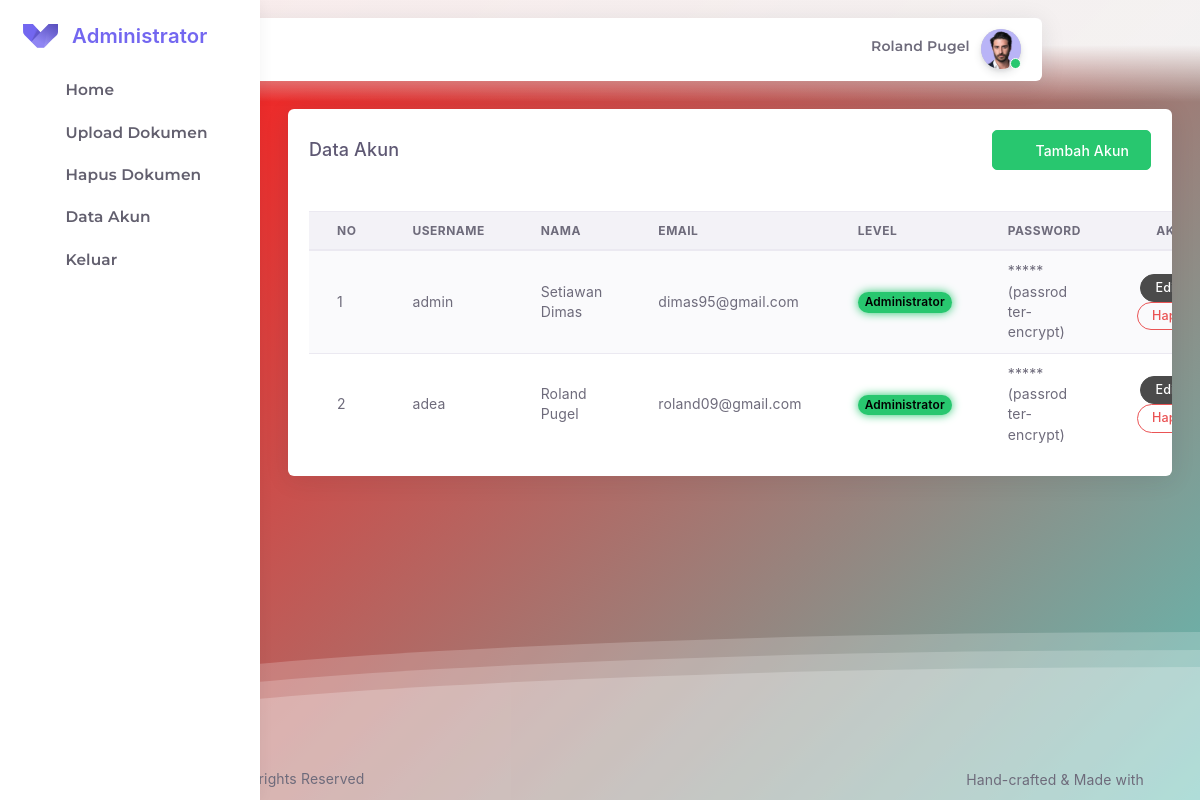
The app's page /admin/akun.php (signed in) with its own data.
### tables this page shows
CREATE TABLE `users` (
  `id_user` int(11) NOT NULL,
  `username` varchar(30) NOT NULL,
  `nama` varchar(50) DEFAULT NULL,
  `email` varchar(30) DEFAULT NULL,
  `level` int(11) DEFAULT NULL,
  `password` varchar(200) DEFAULT NULL
);

### admin/akun.php (the view, shortened to what this page needs)
<?php include 'layout/header.php';?>
<body class="vertical-layout vertical-menu-modern  navbar-floating footer-static  " data-open="click"
  data-menu="vertical-menu-modern" data-col="">
  <div class="wave"></div>
  <div class="wave"></div>
  <div class="wave"></div>
  <?php include 'layout/nav.php'?>
  <?php include 'layout/menu.php'?>
  <div class="app-content content ">
    <div class="content-wrapper container-xxl p-0">
      <div class="content-body">
        <section class="app-user-list">
          <div class="card">
            <div class="card-header">
              <h4 class="card-title">Data Akun</h4>
              <a href="akun-tambah.php" type="button" class="btn btn-success">
                <i data-feather="user-plus" class="mr-25"></i>
                <span>Tambah Akun</span>
              </a>
            </div>
            <div class="card-body table-responsive">
              <table id="dataTables" class="table table-striped">
                <thead>
                  <tr>
                    <th>No</th>
                    <th>Username</th>
                    <th>Nama</th>
                    <th>Email</th>
                    <th>Level</th>
                    <th>Password</th>
                    <th style="text-align:center ;">Aksi</th>
                  </tr>
                </thead>
                <tbody>
                  <?php
                    include "../koneksi.php";
                    $no = 1;
                    $data = mysqli_query($kon, "SELECT id_user,username,nama,email,level,password
                                                  FROM users ORDER BY id_user ASC");
                    while($hasil = mysqli_fetch_array($data)){
                  ?>
                  <tr>
                    <td>
                      <?php echo $no++; ?>
                    </td>
                    <td><?php echo $hasil ['username'];?></td>
                    <td><?php echo $hasil ['nama'];?></td>
                    <td><?php echo $hasil ['email'];?></td>
                    <td>
                      <?php
                      if ($hasil ['level']==1) {
                       echo ' <div class="badge badge-pill badge-glow badge-success" style="color:black">Administrator
                              </div>';
                      }elseif ($hasil ['level']==2) {
                        echo ' <div class="badge badge-pill badge-glow badge-success" style="color:black">Rektor
                              </div>';
                      }elseif ($hasil ['level']==3) {
                        echo ' <div class="badge badge-pill badge-glow badge-success" style="color:black">Wakil Rektor
                        </div>';
                      }elseif ($hasil ['level']==4) {
                        echo ' <div class="badge badge-pill badge-glow badge-success" style="color:black">Dekan
                        </div>';
                      }elseif ($hasil ['level']==5) {
                        echo ' <div class="badge badge-pill badge-glow badge-success" style="color:black">Kaprodi
                        </div>';
                      }elseif ($hasil ['level']==6) {
                        echo ' <div class="badge badge-pill badge-glow badge-success" style="color:black">LPM
                        </div>';
                      }elseif ($hasil ['level']==7) {
                        echo ' <div class="badge badge-pill badge-glow badge-success" style="color:black">BAU
                        </div>';
                      }elseif ($hasil ['level']==8) {
                        echo ' <div class="badge badge-pill badge-glow badge-success" style="color:black">BAAK
                        </div>';
                      }elseif ($hasil ['level']==9) {
                        echo ' <div class="badge badge-pill badge-glow badge-success" style="color:black">LP2M
                        </div>';
                      }
                    ?>
                    </td>
                    <td>*****(passrod ter-encrypt)</td>
                    <td style="text-align:center ;">
                      <a href="#" type="button" class="open_modal btn btn-dark round btn-sm" data-toggle="modal"
                        data-target="#edit<?php echo $hasil['id_user']; ?>">Edit</a> |
                      <a href="#" type="button" class="open_modal btn btn-outline-danger round btn-sm"
                        data-toggle="modal" data-target="#deleteEmployeeModal<?php echo $hasil['id_user']; ?>">Hapus</a>
                    </td>
                  </tr>
                  <?php
									}
									?>
                </tbody>
              </table>
            </div>
          </div>
        </section>
      </div>
    </div>
  </div>
  <div class="drag-target"></div>
  <?php include 'layout/footer.php'?>

### admin/layout/style.css (style rules this page uses)
body { margin: auto; font-family: -apple-system, BlinkMacSystemFont, sans-serif; overflow: auto; background: linear-gradient(315deg, rgba(101,0,94,1) 3%, rgba(60,132,206,1) 38%, rgba(48,238,226,1) 68%, rgba(255,25,25,1) 98%); animation: gradient 15s ease infinite; background-size: 400% 400%; background-attachment: fixed; }
.wave { background: rgb(255 255 255 / 25%); border-radius: 1000% 1000% 0 0; position: fixed; width: 200%; height: 12em; animation: wave 10s -3s linear infinite; transform: translate3d(0, 0, 0); opacity: 0.8; bottom: 0; left: 0; z-index: -1; }
.wave:nth-of-type(2) { bottom: -1.25em; animation: wave 18s linear reverse infinite; opacity: 0.8; }
.wave:nth-of-type(3) { bottom: -2.5em; animation: wave 20s -1s reverse infinite; opacity: 0.9; }

### records on screen
users: username "admin", nama "Setiawan Dimas", email "dimas95@gmail.com", level "Administrator"
users: username "adea", nama "Roland Pugel", email "roland09@gmail.com", level "Administrator"

### other values on screen
$username=$_SESSION["nama"] "Roland Pugel"
